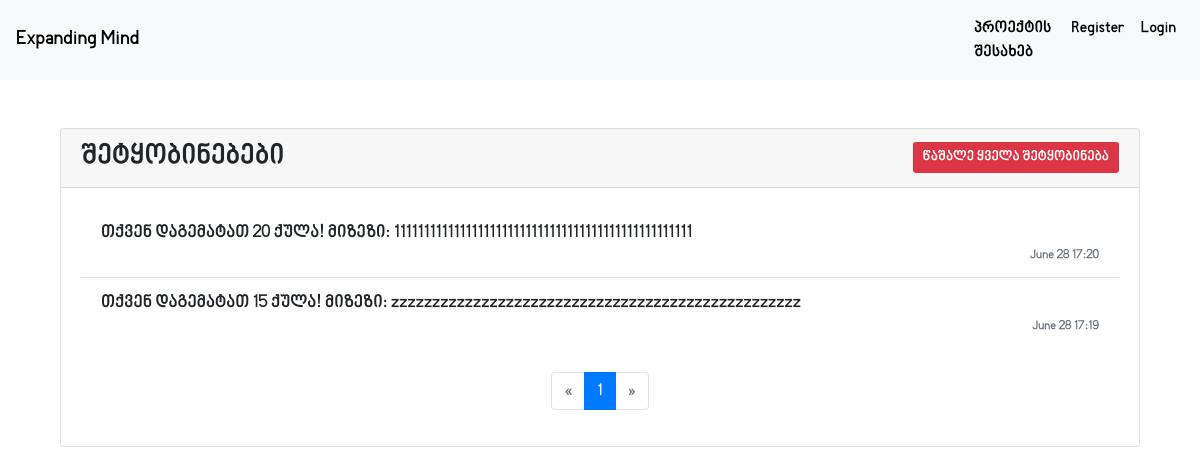
The app's page /all_notifications/1, older data.
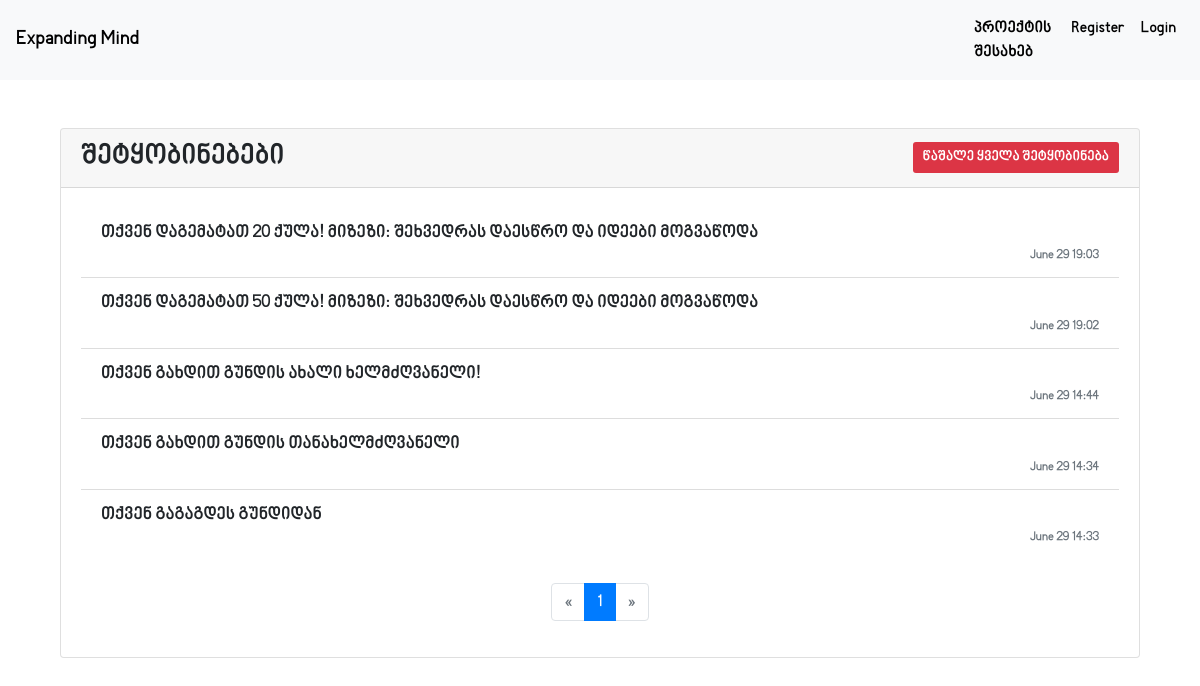
The same page, newer data.
### main/models.py (models this page shows)
class NotificationLogs(db.Model):
    id = db.Column(db.Integer, primary_key=True)
    user_id = db.Column(db.Integer)
    group_id = db.Column(db.Integer)
    time = db.Column(db.String(20), default=default_time)
    log = db.Column(db.String(1000))

### main/users/routes.py (the view)
@users.route('/all_notifications/<int:id>', methods=['GET', 'POST'])
def user_log(id):
    page = request.args.get('page', 1, type=int)
    notifications = NotificationLogs.query.filter_by(user_id=id).order_by(NotificationLogs.id.desc()).paginate(page=page, per_page=5)
    if request.method == 'POST':
        notifications = NotificationLogs.query.filter_by(user_id=id).all()
        for notification in notifications:
            db.session.delete(notification)
        db.session.commit()
        flash('ყველა შეტყობინება წაიშალა', 'success')
    return render_template('user_log_page.html', notifications_log=notifications)

### main/templates/user_log_page.html (shortened to what this page needs)
{% extends "new_base.html" %}
{% block content %}
<div class="container mt-4">
    <div class="card">
        <div class="card-header d-flex justify-content-between align-items-center">
            <h3>შეტყობინებები</h3>
            <form action="" method="post" class="mb-0">
                <button class="btn btn-danger btn-sm" type="submit">წაშალე ყველა შეტყობინება</button>
            </form>
        </div>
        <div class="card-body">
            {% if notifications_log.items %}
                <ul class="list-group list-group-flush">
                    {% for notification in notifications_log.items %}
                        <li class="list-group-item">
                            <div class="notification-log">{{ notification.log }}</div>
                            <small class="text-muted notification-time">{{ notification.time }}</small>
                        </li>
                    {% endfor %}
                </ul>
                <nav aria-label="Page navigation example">
                    <ul class="pagination justify-content-center mt-4">
                        {% if notifications_log.has_prev %}
                            <li class="page-item">
                                <a class="page-link" href="{{ url_for('users.user_log', id=current_user.id, page=notifications_log.prev_num) }}" aria-label="Previous">
                                    <span aria-hidden="true">&laquo;</span>
                                    <span class="sr-only">Previous</span>
                                </a>
                            </li>
                        {% else %}
                            <li class="page-item disabled">
                                <span class="page-link" aria-hidden="true">&laquo;</span>
                            </li>
                        {% endif %}
                        {% for page_num in notifications_log.iter_pages() %}
                            {% if page_num %}
                                {% if page_num == notifications_log.page %}
                                    <li class="page-item active"><span class="page-link">{{ page_num }}</span></li>
                                {% else %}
                                    <li class="page-item"><a class="page-link" href="{{ url_for('users.user_log', id=current_user.id, page=page_num) }}">{{ page_num }}</a></li>
                                {% endif %}
                            {% else %}
                                <li class="page-item disabled"><span class="page-link">…</span></li>
                            {% endif %}
                        {% endfor %}
                        {% if notifications_log.has_next %}
                            <li class="page-item">
                                <a class="page-link" href="{{ url_for('users.user_log', id=current_user.id, page=notifications_log.next_num) }}" aria-label="Next">
                                    <span aria-hidden="true">&raquo;</span>
                                    <span class="sr-only">Next</span>
                                </a>
                            </li>
                        {% else %}
                            <li class="page-item disabled">
                                <span class="page-link" aria-hidden="true">&raquo;</span>
                            </li>
                        {% endif %}
                    </ul>
                </nav>
            {% else %}
                <p class="text-center text-muted">შეტყობინებები არ გაქვს</p>
            {% endif %}
        </div>
    </div>
</div>
{% endblock content %}

### main/templates/new_base.html (shortened to what this page needs)
<!DOCTYPE html>
<html lang="en">
<head>
    <link rel="stylesheet" href="https://cdnjs.cloudflare.com/ajax/libs/font-awesome/6.5.2/css/all.min.css" />
    <link href="https://stackpath.bootstrapcdn.com/bootstrap/4.5.2/css/bootstrap.min.css" rel="stylesheet">
</head>
<body>
    <nav class="navbar navbar-expand-lg navbar-light bg-light">
        <a class="navbar-brand" href="{{url_for('groups.groups_section')}}">Expanding Mind</a>
        <div class="collapse navbar-collapse" id="navbarNav">
            <ul class="navbar-nav ml-auto">
                {% if current_user.is_authenticated %}
                    <li class="nav-item">
                        <a class="nav-link" href="#" style="color: black;">პროექტის შესახებ</a>
                    </li>
                    <li class="nav-item dropdown">
                        <a class="nav-link dropdown-toggle" href="#" id="navbarDropdown" role="button" data-toggle="dropdown" aria-haspopup="true" aria-expanded="false">
                            {{ current_user.firstname }} {{ current_user.lastname }}
                        </a>
                        <div class="dropdown-menu dropdown-menu-right" aria-labelledby="navbarDropdown">
                            <a class="dropdown-item" href="#" style="color: black">🎯 {{ current_user.score }} ქულა</a>
                            {% if current_user.in_group %}
                                <a class="dropdown-item" href="{{ url_for('groups.group_page', id=current_user.group_id) }}" style="color: black">გუნდი - {{ current_user.group.name }}</a>
                            {% else %}
                                <a class="dropdown-item text-muted">გუნდი - არ ხართ გუნდში</a>
                            {% endif %}
                            <a class="dropdown-item" href="{{ url_for('users.account') }}" style="color: black">პროფილი</a>
                            <div class="dropdown-divider"></div>
                            <a class="dropdown-item" href="{{ url_for('users.logout') }}">გასვლა</a>
                        </div>
                    </li>
                    <li class="nav-item" style="text-align: center;">
                        <div class="notification-bar">
                            <div class="notification-icon" onclick="toggleDropdown()">
                                <i class="fa fa-bell"></i>
                            </div>
                            <div class="dropdown" id="dropdownMenu">
                                <div class="dropdown-content">
                                    <p style="user-select: none;">Notifications</p>
                                    <hr>
                                    <div class="notifications-container">
                                        <form method="POST" action="{{ url_for('groups.handle_notification') }}">
                                            {% if notification_log %}
                                                {% for notification in notification_log[:5] %}
                                                    {% if notification.group_id %}
                                                        <div class="notification-entry">
                                                            <a href="{{ url_for('groups.group_page', id=notification.group_id) }}" class="notification-link">
                                                                <p>{{ notification.log }}</p>
                                                            </a>
                                                            <div class="notification-actions">
                                                                <input type="hidden" name="notification_id" value="{{ notification.id }}">
                                                                <input type="hidden" name="group_id" value="{{ notification.group_id }}">
                                                                <button type="submit" name="action" value="accept" class="btn btn-accept">Accept</button>
                                                                <button type="submit" name="action" value="decline" class="btn btn-decline">Decline</button>
                                                            </div>
                                                        </div>
                                                    {% else %}
                                                        <div class="logs-container">
                                                            <div class="log-entry">
                                                                <p>{{ notification.log }} - <span class="log-time">{{ notification.time }}</span></p>
                                                            </div>
                                                        </div>
                                                    {% endif %}
                                                {% endfor %}
                                            {% else %}
                                                <p class="text-center">No notifications yet.</p>
                                            {% endif %}
                                        </form>
                                        <a href="{{ url_for('users.user_log', id=current_user.id) }}" style="color:#007BFF">ნახე მეტი</a>
                                    </div>
                                </div>
                            </div>
                        </div>
                    </li>
                {% else %}
                    <li class="nav-item">
                        <a class="nav-link" href="#" style="color: black;">პროექტის შესახებ</a>
                    </li>
                    <li class="nav-item">
                        <a class="nav-link" href="{{ url_for('users.register') }}" style="color: black;">Register</a>
                    </li>
                    <li class="nav-item">
                        <a class="nav-link" href="{{ url_for('users.login') }}" style="color: black;">Login</a>
                    </li>
                {% endif %}
            </ul>
        </div>
    </nav>
    <div class="container mt-5">
        {% block content %}{% endblock %}
    </div>
</body>
</html>

### main/templates/new_base.html (style rules this page uses)
body { font-family: BPG; }
.navbar { background-color: #007bff; }
.navbar-brand { color: rgb(0, 0, 0) !important; font-weight: bold; }
.navbar-nav .nav-link { color: rgb(0, 0, 0) !important; }
.btn { padding: 5px 10px; border: none; border-radius: 3px; cursor: pointer; }
a { color: rgb(22, 22, 22); }

### main/templates/user_log_page.html (style rules this page uses)
.notification-log { font-size: 1.1em; font-weight: 500; }
.notification-time { display: block; text-align: right; color: #888; }
.card-header h3 { margin: 0; }
.list-group-item { border: none; border-bottom: 1px solid #ddd; }
.list-group-item:last-child { border-bottom: none; }
.card-header form { margin-bottom: 0; }

Row changes from the older to the newer data that the page shows:
removed NotificationLogs: log "თქვენ დაგემატათ 20 ქულა! მიზეზი: 11111111111111111111111111111111111111111111111111", time "June 28 17:20"
removed NotificationLogs: log "თქვენ დაგემატათ 15 ქულა! მიზეზი: zzzzzzzzzzzzzzzzzzzzzzzzzzzzzzzzzzzzzzzzzzzzzzzzzz", time "June 28 17:19"
added NotificationLogs: log "თქვენ დაგემატათ 20 ქულა! მიზეზი: შეხვედრას დაესწრო და იდეები მოგვაწოდა", time "June 29 19:03"
added NotificationLogs: log "თქვენ დაგემატათ 50 ქულა! მიზეზი: შეხვედრას დაესწრო და იდეები მოგვაწოდა", time "June 29 19:02"
added NotificationLogs: log "თქვენ გახდით გუნდის ახალი ხელმძღვანელი!", time "June 29 14:44"
added NotificationLogs: log "თქვენ გახდით გუნდის თანახელმძღვანელი", time "June 29 14:34"
added NotificationLogs: log "თქვენ გაგაგდეს გუნდიდან", time "June 29 14:33"
